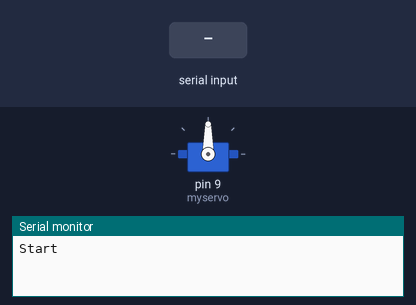
This sketch was run on a simulated Arduino Uno, built with avr-gcc and run on an emulated ATmega328P. On the bench: servo, the last lines printed to the serial monitor. The test bench sets the inputs (shaded band).

Above: at 1.2 s.
1.3 s: "u" received over Serial
At 2.0 s:
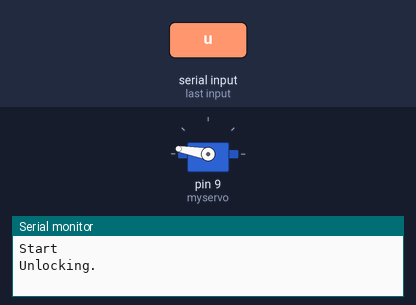
2.8 s: "l" received over Serial
At 3.1 s:
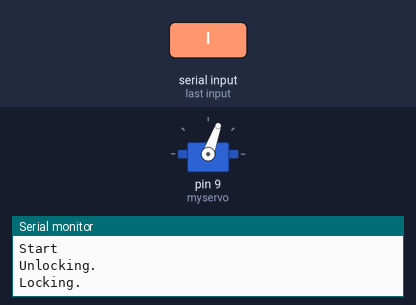
Timing chart, 0 to 5.8 s (numbered marks = the images above; inputs shaded):
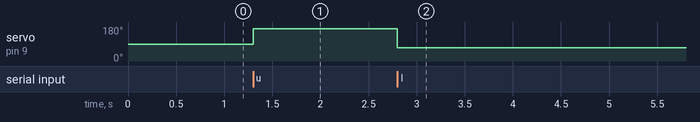

Measured:
- after the input at 1.3 s, servo on pin 9 (myservo): 90° → 170° at once
- after the input at 2.8 s, servo on pin 9 (myservo): 170° → 70° at once

The sketch:

doorLock.ino
```cpp
/*
Servo control for door lock/unlock

scottgwald
*/

#include <SoftwareSerial.h>
#include <Servo.h>

Servo myservo;
SoftwareSerial rfid(7, 8);

char incomingByte;

void setup()
{
  Serial.begin(9600);
  Serial.println("Start");
  myservo.attach(9);
}

void loop()
{
  //Serial.println("Loop " + String(loopInc));
  if (Serial.available() > 0) {
        // read the incoming byte:
        incomingByte = Serial.read();
        if (incomingByte == 'u') {
          Serial.println("Unlocking.");
          myservo.write(170);
          delay(1000);
        } else if (incomingByte == 'l') {
          Serial.println("Locking.");
          myservo.write(70);
          delay(1000);
        } else {
          Serial.println("I don't know this " + String(incomingByte) + " of which you speak.");
        }
  }
}

void halt()
{
  myservo.detach();
}
```
